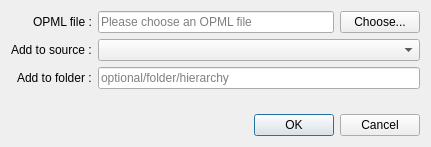
<?xml version="1.0" encoding="UTF-8"?>
<ui version="4.0">
 <class>DialogImportOPML</class>
 <widget class="QDialog" name="DialogImportOPML">
  <property name="geometry">
   <rect>
    <x>0</x>
    <y>0</y>
    <width>431</width>
    <height>147</height>
   </rect>
  </property>
  <property name="minimumSize">
   <size>
    <width>431</width>
    <height>0</height>
   </size>
  </property>
  <property name="maximumSize">
   <size>
    <width>600</width>
    <height>147</height>
   </size>
  </property>
  <property name="windowTitle">
   <string>Import OPML file</string>
  </property>
  <layout class="QVBoxLayout" name="verticalLayout">
   <item>
    <layout class="QFormLayout" name="formLayout">
     <property name="labelAlignment">
      <set>Qt::AlignRight|Qt::AlignTrailing|Qt::AlignVCenter</set>
     </property>
     <item row="1" column="0">
      <widget class="QLabel" name="labelSource">
       <property name="text">
        <string>Add to source :</string>
       </property>
      </widget>
     </item>
     <item row="0" column="0">
      <widget class="QLabel" name="labelOPMLFile">
       <property name="text">
        <string>OPML file :</string>
       </property>
      </widget>
     </item>
     <item row="0" column="1">
      <layout class="QHBoxLayout" name="horizontalLayout">
       <item>
        <widget class="QLineEdit" name="lineEditChosenOPMLFile">
         <property name="focusPolicy">
          <enum>Qt::NoFocus</enum>
         </property>
         <property name="readOnly">
          <bool>true</bool>
         </property>
         <property name="placeholderText">
          <string>Please choose an OPML file</string>
         </property>
        </widget>
       </item>
       <item>
        <widget class="QPushButton" name="pushButtonChooseOPMLFile">
         <property name="text">
          <string>Choose...</string>
         </property>
        </widget>
       </item>
      </layout>
     </item>
     <item row="1" column="1">
      <widget class="QComboBox" name="comboBoxSources"/>
     </item>
     <item row="2" column="0">
      <widget class="QLabel" name="labelAddToFolder">
       <property name="text">
        <string>Add to folder :</string>
       </property>
      </widget>
     </item>
     <item row="2" column="1">
      <widget class="QLineEdit" name="lineEditAddToFolder">
       <property name="placeholderText">
        <string>optional/folder/hierarchy</string>
       </property>
      </widget>
     </item>
    </layout>
   </item>
   <item>
    <widget class="QDialogButtonBox" name="buttonBox">
     <property name="orientation">
      <enum>Qt::Horizontal</enum>
     </property>
     <property name="standardButtons">
      <set>QDialogButtonBox::Cancel|QDialogButtonBox::Ok</set>
     </property>
    </widget>
   </item>
  </layout>
 </widget>
 <tabstops>
  <tabstop>pushButtonChooseOPMLFile</tabstop>
  <tabstop>comboBoxSources</tabstop>
  <tabstop>lineEditChosenOPMLFile</tabstop>
 </tabstops>
 <resources/>
 <connections>
  <connection>
   <sender>buttonBox</sender>
   <signal>accepted()</signal>
   <receiver>DialogImportOPML</receiver>
   <slot>accept()</slot>
   <hints>
    <hint type="sourcelabel">
     <x>248</x>
     <y>254</y>
    </hint>
    <hint type="destinationlabel">
     <x>157</x>
     <y>274</y>
    </hint>
   </hints>
  </connection>
  <connection>
   <sender>buttonBox</sender>
   <signal>rejected()</signal>
   <receiver>DialogImportOPML</receiver>
   <slot>reject()</slot>
   <hints>
    <hint type="sourcelabel">
     <x>316</x>
     <y>260</y>
    </hint>
    <hint type="destinationlabel">
     <x>286</x>
     <y>274</y>
    </hint>
   </hints>
  </connection>
 </connections>
</ui>
